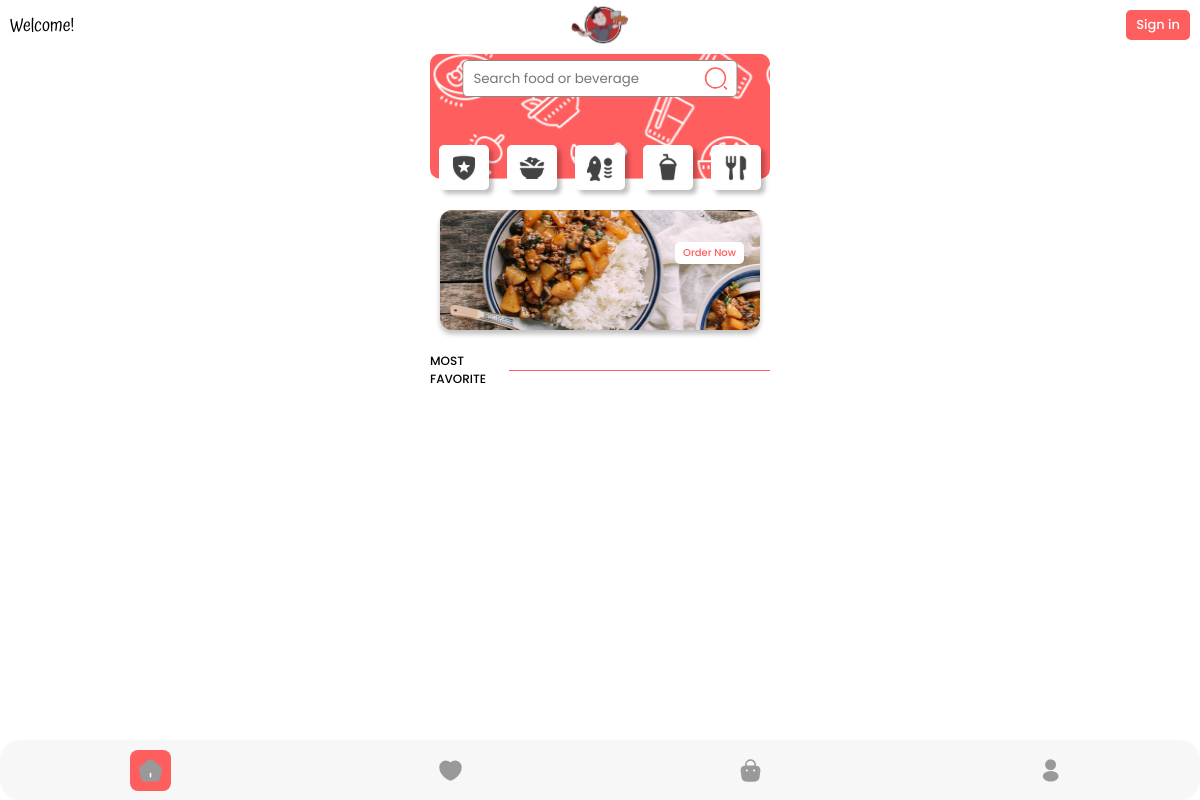
/home/home.php, run on an earlier commit of the app's database.
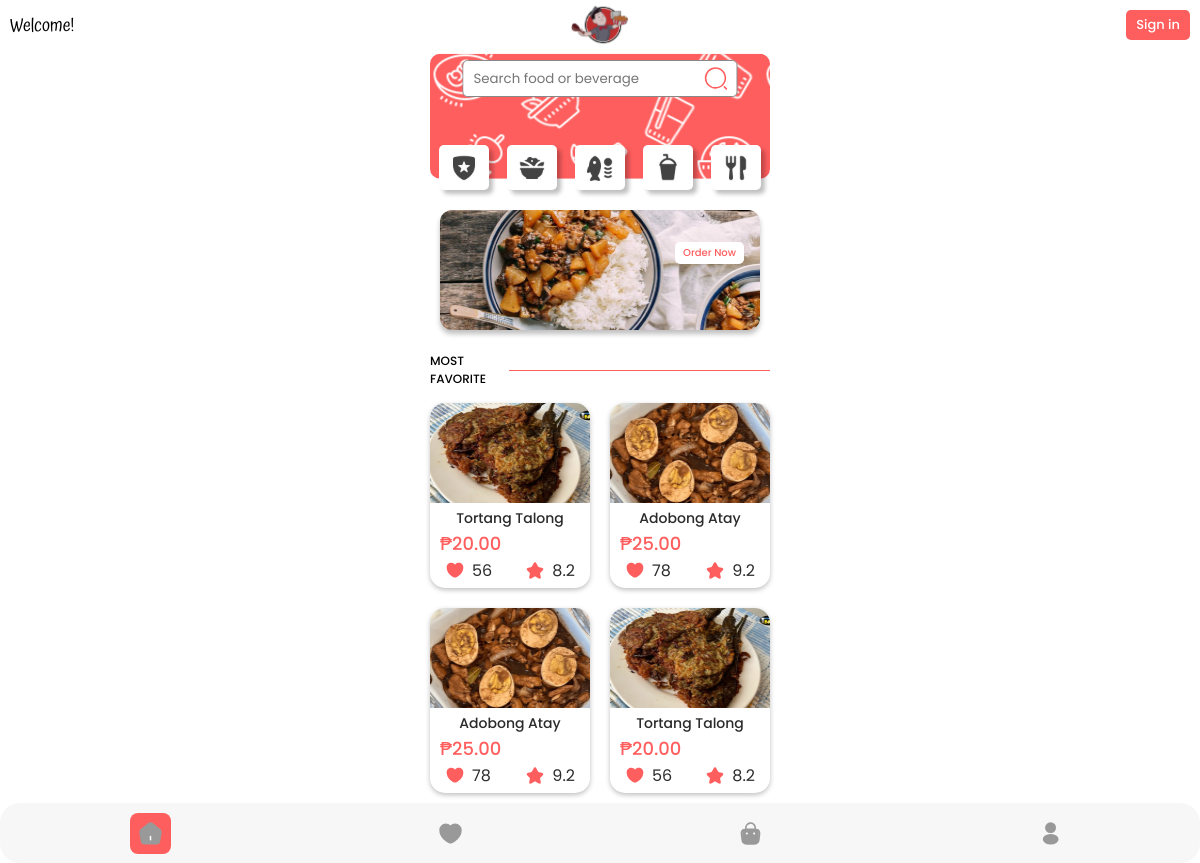
And on a later commit of the database.
### tables this page shows
CREATE TABLE `food_product` (
  `food_product_id` int(11) NOT NULL,
  `name` varchar(100) NOT NULL,
  `price` decimal(10,2) NOT NULL,
  `description` mediumtext NOT NULL,
  `img` varchar(100) NOT NULL,
  `rates` float NOT NULL,
  `likes` int(11) NOT NULL,
  `sold` int(11) NOT NULL,
  `created_at` timestamp NOT NULL DEFAULT current_timestamp(),
  `updated_at` timestamp NOT NULL DEFAULT current_timestamp() ON UPDATE current_timestamp()
);

### classes/food.class.php (called while the page is built, shortened)
<?php
    include_once 'database.php';
    class Food{
        protected $db;
        function __construct(){
            $this->db = new Database;
        }
        function render(){
            $sql = 'SELECT * FROM food_product;';
            $query = $this->db->connect()->prepare($sql);
            if($query->execute()){
                $data = $query->fetchAll();
            }
            return $data;
        }
    }
?>

### classes/database.php (called while the page is built)
<?php
    class Database{
        private $host = 'localhost';
        private $username = 'u524944378_root';
        private $password = 'Meraki123';
        private $database = 'u524944378_meraki';
        protected $connection;
        function connect(){
            try{
                $this->connection = new PDO("mysql:host=$this->host;dbname=$this->database",
                                            $this->username, $this->password);
            }
            catch(PDOException $e){
                echo 'Connection Error ' . $e->getMessage();
            }
            return $this->connection;
        }
    }
?>

### home/home.php (the view, shortened to what this page needs)
<?php
    include_once '../includes/header.php';
    include_once '../includes/top.php';
    include_once '../classes/food.class.php';
?>
<div class="content">
    <div class="row1">
        <span class="background"></span>
        <div class="search-container">
            <input type="text" name="search" placeholder="Search food or beverage">
            <a href="#">
                <img src="../icons/Search.svg">
            </a>
        </div>
        <div class="filter-container">
            <button class="btn2">
                <img src="../icons/filter/favorites.svg">
            </button>
            <button class="btn2">
                <img src="../icons/filter/vegetable.svg">
            </button>
            <button class="btn2">
                <img src="../icons/filter/fish.svg">
            </button>
            <button class="btn2">
                <img src="../icons/filter/drinks.svg">
            </button>
            <button class="btn2">
                <img src="../icons/filter/cutlery.svg">
            </button>
        </div>
    </div>
    <div class="banner-container">
        <div class="img">
            <img src="../icons/banners/banner.png">
            <a href="#">Order Now</a>
        </div>
    </div>
    <div class="title-with-line-cont">
        <h1>MOST FAVORITE</h1>
        <hr>
    </div>
    <div class="item-container">
        <?php
            $foods = new Food;
            foreach($foods->render() as $food){
        ?>
                <a href="food_details.php?id=<?= $food['food_id'] ?>" class="items">
                    <img class="item-img" src="../icons/items/<?= $food['img'] ?>-menu.png">
                    <div class="item-desc">
                        <div class="item-name-cont">
                            <p class="item-name"><?= $food['name']; ?></p>
                        </div>
                        <p class="item-price"><span>₱</span><?= $food['price']; ?></p>
                        <div class="item-rates">
                            <div>
                                <img src="../icons/items/heart.svg">
                                <p><?= $food['likes']; ?></p>
                            </div>
                            <div>
                                <img src="../icons/items/star.svg">
                                <p><?= $food['rates']; ?></p>
                            </div>
                        </div>
                    </div>
                </a>
        <?php
            }
        ?>
    </div>
</div>
<?php
    include_once '../includes/navbar.php';
    include_once '../includes/footer.php';
?>

What changed in the data, as far as the page shows it:
added food_product: img (picture), name "Tortang Talong", price "20.00", likes "56", rates "8.2"
added food_product: img (picture), name "Adobong Atay", price "25.00", likes "78", rates "9.2"
added food_product: img (picture), name "Adobong Atay", price "25.00", likes "78", rates "9.2"
added food_product: img (picture), name "Tortang Talong", price "20.00", likes "56", rates "8.2"
